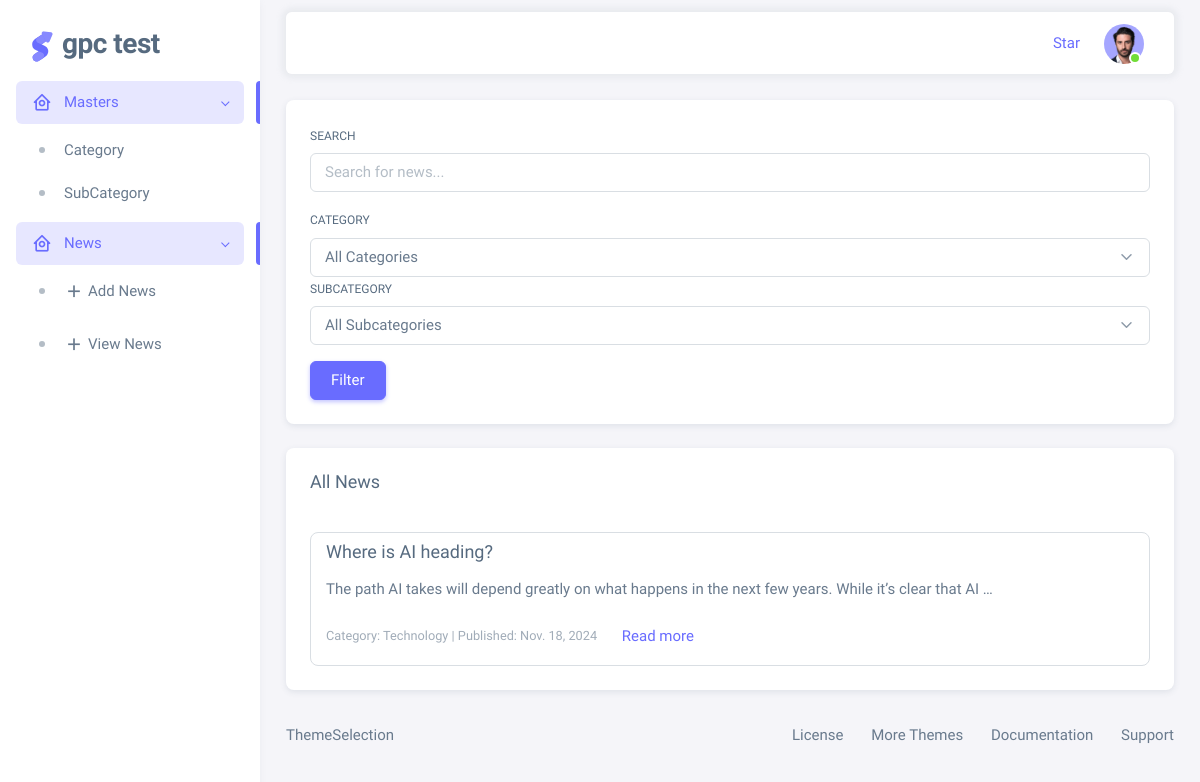
Page /news/ on the committed database.
### app/models.py (models this page shows, shortened)
class News(models.Model):
    category = models.ForeignKey(Category, on_delete=models.SET_NULL, null=True)
    subcategory = models.ForeignKey(SubCategory, on_delete=models.SET_NULL, null=True)
    title = models.CharField(max_length=255)
    content = models.TextField(null=True,blank=True)
    publish_date = models.DateField()
    keywords = models.CharField(max_length=255)
    country_of_origin = models.CharField(max_length=100)
    created_at = models.DateTimeField(auto_now_add=True)
    DisplayList = ['id','category','subcategory','title','content','publish_date','keywords','country_of_origin','created_at']

class Category(models.Model):
    name = models.CharField(max_length=100)
    DisplayList = ['id','name']

### app/views.py (the view)
# urls.py: path('news/', news_list.as_view(), name='news_list'),
class news_list(View):
    def get(self,request):
        categories = Category.objects.all()  # Assuming Category is the model for categories
        subcategories = SubCategory.objects.all()  # Assuming Subcategory is the model for subcategories
        query = request.GET.get('search', '')
        category_id = request.GET.get('category', None)
        subcategory_id = request.GET.get('subcategory', None)
        news_posts = News.objects.all()
        if query:
            news_posts = news_posts.filter(Q(title__icontains=query) | Q(content__icontains=query))
        if category_id:
            news_posts = news_posts.filter(category__id=category_id)
        if subcategory_id:
            news_posts = news_posts.filter(subcategory__id=subcategory_id)
        return render(request, 'html/news_list.html', {
            'news_posts': news_posts,
            'categories': categories,
            'subcategories': subcategories,
        })

### templates/html/news_list.html (shortened to what this page needs)
{% extends 'html/base.html' %}
{% load static %}
{% block content %}
<div class="layout-page">
  <nav
            class="layout-navbar container-xxl navbar navbar-expand-xl navbar-detached align-items-center bg-navbar-theme"
            id="layout-navbar">
            <div class="navbar-nav-right d-flex align-items-center" id="navbar-collapse">
              <div class="navbar-nav align-items-center">
                <div class="nav-item d-flex align-items-center">
                  <input
                    type="text"
                    class="form-control border-0 shadow-none ps-1 ps-sm-2"
                     />
                </div>
              </div>
              <ul class="navbar-nav flex-row align-items-center ms-auto">
                <li class="nav-item lh-1 me-3">
                  <a
                    class="github-button"
                    href="https://github.com/themeselection/sneat-html-admin-template-free"
                    data-icon="octicon-star"
                    data-size="large"
                    data-show-count="true"
                    aria-label="Star themeselection/sneat-html-admin-template-free on GitHub"
                    >Star</a
                  >
                </li>
                <li class="nav-item navbar-dropdown dropdown-user dropdown">
                  <a class="nav-link dropdown-toggle hide-arrow" href="javascript:void(0);" data-bs-toggle="dropdown">
                    <div class="avatar avatar-online">
                      <img src="{% static 'assets/img/avatars/1.png' %}" alt class="w-px-40 h-auto rounded-circle" />
                    </div>
                  </a>
                </li>
              </ul>
            </div>
          </nav>
  <div class="content-wrapper">
    <div class="container-xxl flex-grow-1 container-p-y">
      <div class="row">
        <div class="col-md-12 mb-4">
          <div class="card">
            <div class="card-body">
              <form method="get" id="filterForm">
                <div class="row">
                  <div class=" mb-3">
                    <label for="search" class="form-label">Search</label>
                    <input type="text" class="form-control" id="search" name="search" value="{{ request.GET.search }}" placeholder="Search for news...">
                  </div>
                  <div class= mb-3">
                    <label for="category" class="form-label">Category</label>
                    <select class="form-select" id="category" name="category">
                      <option value="">All Categories</option>
                    </select>
                  </div>
                  <div class="col mb-3">
                    <label for="subcategory" class="form-label">Subcategory</label>
                    <select class="form-select" id="subcategory" name="subcategory">
                      <option value="">All Subcategories</option>
                    </select>
                  </div>
                </div>
                <button type="submit" class="btn btn-primary">Filter</button>
              </form>
            </div>
          </div>
        </div>
        <div class="col-md-12">
          <div class="card">
            <div class="card-header">
              <h5>All News</h5>
            </div>
            <div class="card-body">
              <div class="list-group">
                {% for news in news_posts %}
                <div class="list-group-item">
                  <h5>{{ news.title }}</h5>
                  <p>{{ news.content|truncatewords:20 }}</p>
                  <small class="text-muted">Category: {{ news.category.name }} | Published: {{ news.publish_date }}</small>
                  <a href="{% url 'news_detail' news.id %}" class="btn btn-link">Read more</a>
                </div>
                {% empty %}
                <p>No news posts available.</p>
                {% endfor %}
              </div>
            </div>
          </div>
        </div>
      </div>
    </div>
  </div>
{% endblock %}

### rows in the picture
News: title "Where is AI heading?", content "The path AI takes will depend greatly on what happens in the next few years. While it’s clear that AI …", category.name "Technology", publish_date "Nov. 18, 2024"
